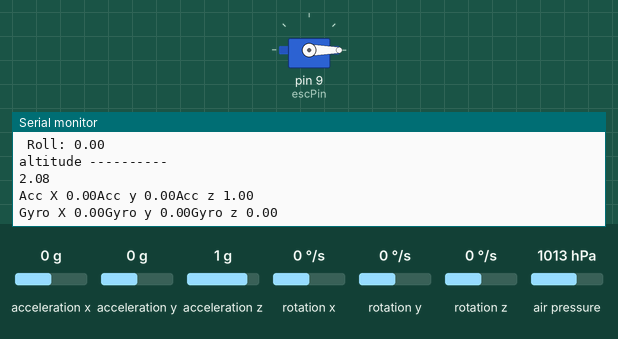
This sketch was run on a simulated Arduino Uno, built with avr-gcc and run on an emulated ATmega328P. Parts: servo, the last lines printed to the serial monitor. Inputs (shaded band) come from the test bench; at power-on: acceleration z 1 g, acceleration x 0 g, acceleration y 0 g, rotation x 0 °/s, rotation y 0 °/s, rotation z 0 °/s, air pressure 1013 hPa.

Above: at 7.2 s.
7.3 s: acceleration z set to 0.1 g
At 8.0 s:
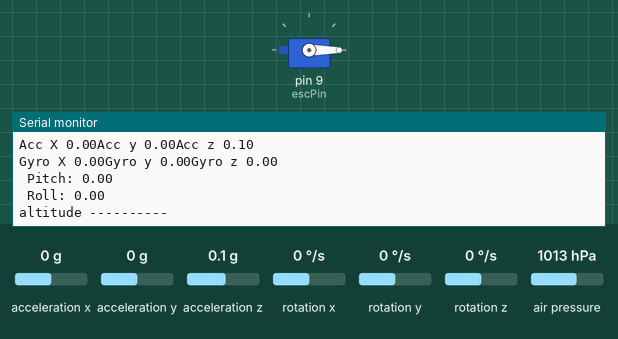
10.3 s: acceleration z set to -0.2 g
At 11.3 s:
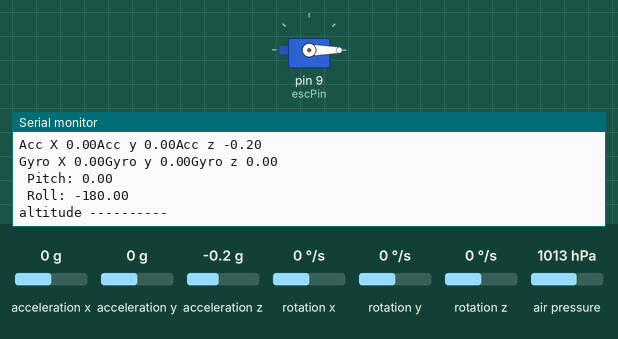
Timing chart, 0 to 13.3 s (numbered marks = the images above; inputs shaded):
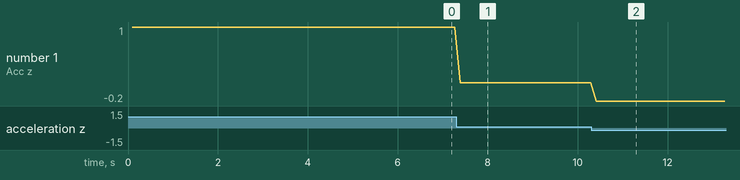

The sketch:

Drone_Safe_Alti_Motor.ino
```cpp
// to calibrate the motor start from 180 degrees plug in
// the battery and throttle down to 0 then it will make beep
// and motor can be used
#include <Servo.h>
#include <Wire.h>
#include <Adafruit_MPL3115A2.h>
#include "I2Cdev.h"
#include "MPU6050.h"

// Arduino Wire library is required if I2Cdev I2CDEV_ARDUINO_WIRE implementation
// is used in I2Cdev.h
#if I2CDEV_IMPLEMENTATION == I2CDEV_ARDUINO_WIRE
    #include "Wire.h"
#endif

// class default I2C address is 0x68
// specific I2C addresses may be passed as a parameter here
// AD0 low = 0x68 (default for InvenSense evaluation board)
// AD0 high = 0x69
MPU6050 accelgyro;
//MPU6050 accelgyro(0x69); // <-- use for AD0 high


Adafruit_MPL3115A2 baro = Adafruit_MPL3115A2();

float prevaltm;
float scale = 16384.0;
float gyroscale = 131.0;
float startaltm;
int startaltmcount = 0;
float altm;
int altmcount = 0;
int falling = 0;

const float alpha = 0.5;

int16_t ax, ay, az;
int16_t gx, gy, gz;

#define OUTPUT_READABLE_ACCELGYRO

Servo esc;

int escPin = 9;
int minPulseRate = 1000;
int maxPulseRate = 2000;
int throttleChangeDelay = 100;

#define LED_PIN 13
bool blinkState = false;

void setup() {

  Serial.begin(9600);
  Serial.setTimeout(500);
  // join I2C bus (I2Cdev library doesn't do this automatically)
  #if I2CDEV_IMPLEMENTATION == I2CDEV_ARDUINO_WIRE
    Wire.begin();
  #elif I2CDEV_IMPLEMENTATION == I2CDEV_BUILTIN_FASTWIRE
    Fastwire::setup(400, true);
  #endif

  // initialize serial communication
  // (38400 chosen because it works as well at 8MHz as it does at 16MHz, but
  // it's really up to you depending on your project)
  //Serial.begin(38400);


  // set to +/- 8G sensitivity
  accelgyro.setFullScaleAccelRange(0);

  // initialize device
  Serial.println("Initializing I2C devices...");
  accelgyro.initialize();

  // verify connection
  Serial.println("Testing device connections...");
  Serial.println(accelgyro.testConnection() ? "MPU6050 connection successful" : "MPU6050 connection failed");


  // Attach the the servo to the correct pin and set the pulse range
  esc.attach(escPin, minPulseRate, maxPulseRate);
  // Write a minimum value (most ESCs require this correct startup)
  esc.write(0);

}

void loop() {
  if (! baro.begin()) {
    Serial.println("Couldnt find sensor");
    return;
  }

  accelgyro.getMotion6(&ax, &ay, &az, &gx, &gy, &gz);

      // these methods (and a few others) are also available
    //accelgyro.getAcceleration(&ax, &ay, &az);
    //accelgyro.getRotation(&gx, &gy, &gz);

    Serial.print("Acc X ");
    Serial.print(ax/scale);
    Serial.print("Acc y ");
    Serial.print(ay/scale);
    Serial.print("Acc z ");
    Serial.println(az/scale);
    Serial.print("Gyro X ");
    Serial.print(gx/gyroscale);
    Serial.print("Gyro y ");
    Serial.print(gy/gyroscale);
    Serial.print("Gyro z ");
    Serial.println(gz/gyroscale);
    float pitch = calculatePitch();
    float roll = calculateRoll();

    altm = baro.getAltitude();
    // Calculate rate of descent
    if ((prevaltm - altm) > 0.75) {
      falling = 1;
    }

    // Get starting altitude value
    if (startaltmcount == 5) {
      startaltm = altm;
      }
    Serial.println("altitude ----------");
    Serial.println(altm);

    // Get previous altitude value
    if (altmcount != 0) {
      prevaltm = altm;
      altmcount = 0;
      }

  // Wait for some input
  /*if (Serial.available() > 0 ) {

    // Read the new throttle value
    int throttle = normalizeThrottle( Serial.parseInt() );

    // Print it out
    Serial.println(falling);
    Serial.println(prevaltm - altm);
    Serial.print("Setting throttle to: ");
    Serial.println(throttle);
*/
    int throttle = 10;
    if (falling == 1) {
      Serial.println("--FALLING--");
      //turn on propeller only if pitch angle is between -30 degrees and +30 degrees
      //and roll angle is great than +150 degrees and smaller than -150 degrees
      if (pitch>-30.0 && pitch<30.0 && roll>150.0 && roll<-150.0){
       esc.write(throttle);
        //changeThrottle(throttle); // Change throttle to the new value
        //falling = 0;
      }
      Serial.println("Pitch/roll angle out of range to turn on prop.");
    }

  //}
  altmcount = 1;
  startaltmcount++;
  delay(10);
}

void changeThrottle(int throttle) {

  // Read the current throttle value
  int currentThrottle = readThrottle();

  // Are we going up or down?
  int step = 1;
  if( throttle < currentThrottle )
    step = -1;

  // Slowly move to the new throttle value
  while( currentThrottle != throttle ) {
    esc.write(currentThrottle + step);
    currentThrottle = readThrottle();
    delay(throttleChangeDelay);
  }

}

int readThrottle() {
  int throttle = esc.read();

  Serial.print("Current throttle is: ");
  Serial.println(throttle);

  return throttle;
}

// Ensure the throttle value is between 0 - 180
int normalizeThrottle(int value) {
  if( value < 0 )
    return 0;
  if( value > 180 )
    return 180;
  return value;
}

//Function to calculate pitch
float calculatePitch(){
  float pitch = 0;
  //fXg, fYg, fZg are filtered acceleration values
  double fXg = 0;
  double fYg = 0;
  double fZg = 0;

  //low-pass filter
  fXg = (ax)*alpha + (fXg*(1.0-alpha));
  fYg = (ay)*alpha + (fYg*(1.0-alpha));
  fZg = (az)*alpha + (fZg*(1.0-alpha));

  //calculate pitch
  pitch = (atan2(fXg,sqrt(fYg*fYg + fZg*fZg))*180.0)/M_PI;
  Serial.print(" Pitch: ");
  Serial.println(pitch);
  return pitch;
}

//Function to calculate roll
float calculateRoll(){
  float roll = 0;
  //fXg, fYg, fZg are filtered acceleration values
  double fXg = 0;
  double fYg = 0;
  double fZg = 0;

  //low-pass filter
  fXg = (ax)*alpha + (fXg*(1.0-alpha));
  fYg = (ay)*alpha + (fYg*(1.0-alpha));
  fZg = (az)*alpha + (fZg*(1.0-alpha));

  //calculate roll
  roll = (atan2(-fYg, fZg)*180.0)/M_PI;
  Serial.print(" Roll: ");
  Serial.println(roll);
  return roll;
}
```

Measured:
- after the input at 7.3 s, the serial monitor: prints a new line after 0.09 s (image 1)
- after the input at 10.3 s, the serial monitor: prints a new line after 0.11 s (image 2)
- plotted number 1: 1 → 0.1 after the input at 7.3 s, 0.1 → -0.2 after the input at 10.3 s
